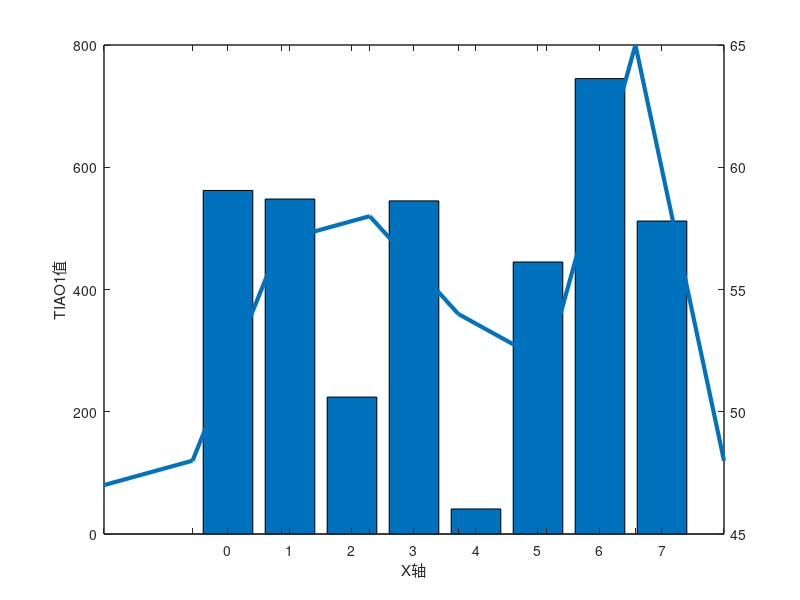

MATLAB code to generate this figure:
% 条形图形
function Example07
h0=figure('toolbar','none',...
    'position',[200 150 450 350],...
    'name','Example07');
tiao1=[562 548 224 545 41 445 745 512];
tiao2=[47 48 57 58 54 52 65 48];
t=0:7;
bar(t,tiao1)
xlabel('X轴');
ylabel('TIAO1值');
h1=gca;
h2=axes('position',get(h1,'position'));
plot(t,tiao2,'linewidth',3)
set(h2,'yaxislocation','right','color','none','xticklabel',[])
